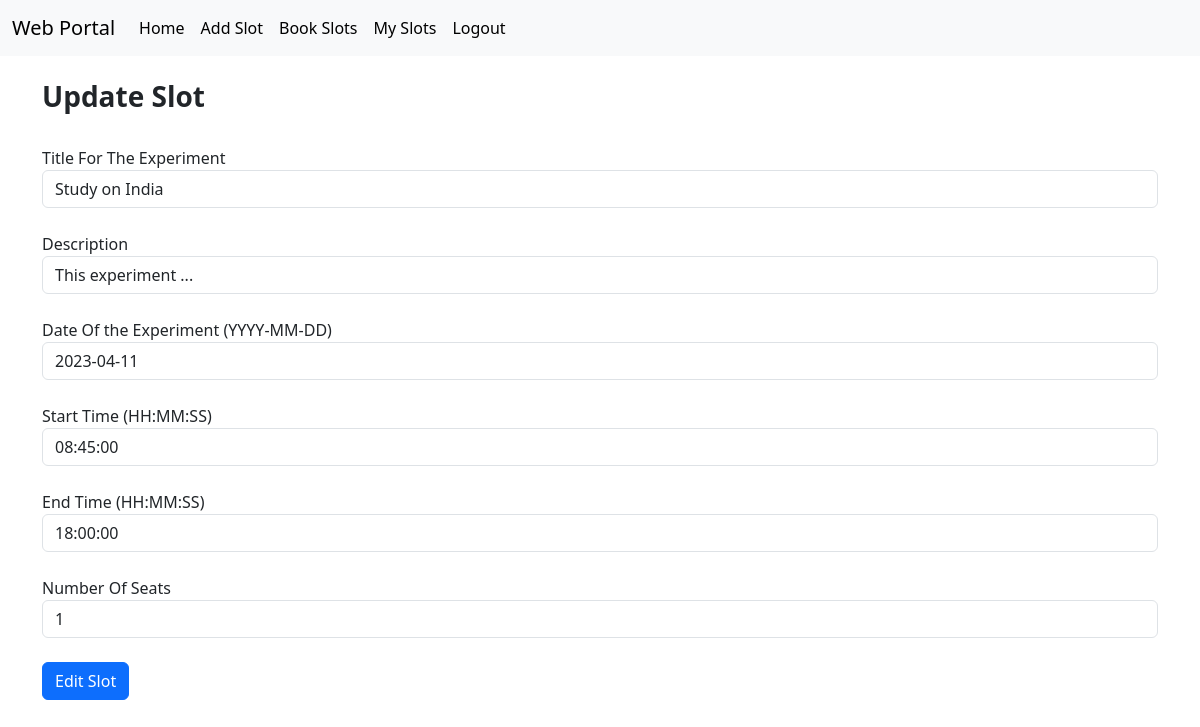
/updateSlot/12 (signed in), run on the app's committed database.
### App/models.py (models this page shows)
class Slot(models.Model):
    exptTitle = models.CharField(max_length = 50)
    exptDesc = models.CharField(max_length = 100)
    exptDate = models.DateField()
    numberOfSeats = models.IntegerField()
    startTime = models.TimeField()
    endTime = models.TimeField()
    candidateList = models.ManyToManyField(
        User,
        through="Order",
        through_fields=("slot", "candidate"),
    )

### App/views.py (the view, shortened to what this page needs)
# urls.py: path('updateSlot/<int:pk>', views.updateSlot, name='updateSlot'),
@login_required(login_url='login')
def updateSlot(request, pk):
    slot =  get_object_or_404(Slot, id=pk)
    form = SlotForm(instance = slot)
    return render(request, "updateSlot.html", locals())

### templates/updateSlot.html (shortened to what this page needs)
{% extends 'base.html' %} {% block title %}Update {{slot.exptTitle}}{% endblock title %}
{% block body %}
{% if user.is_staff %}
<div class="container">
  <br/>
<h3><b> Update Slot</b></h3>
<form method="POST" action="#updateSlot/{{slot.id}}">
  <br/>
  <div class="form-group">
    <label for="exptTitle">Title For The Experiment</label><br />
    {{form.exptTitle}}
  </div>
  <br/>
  <div class="form-group">
    <label for="exptDesc"> Description </label><br />
    {{form.exptDesc}}
  </div>
  <br/>
  <div class="form-group">
    <label for="exptDate"> Date Of the Experiment (YYYY-MM-DD)</label><br />
    {{form.exptDate}}
  </div>
  <br/>
  <div class="form-group">
    <label for="startTime"> Start Time (HH:MM:SS)</label><br />
    {{form.startTime}}
  </div>
  <br/>
  <div class="form-group">
    <label for=""> End Time (HH:MM:SS)</label><br />
    {{form.endTime}}
  </div>
  <br/>
  <div class="form-group">
    <label for="numberOfSeats"> Number Of Seats </label><br />
    {{form.numberOfSeats}}
  </div>
  <br/>
  <button type="submit" class="btn btn-primary btn-block">Edit Slot</button>
</form>
</div>
{%endif%}
{%endblock body%}

### data on the page
Slot: exptTitle "Study on India", exptDesc "This experiment ...", exptDate "2023-04-11", startTime "08:45:00", endTime "18:00:00", numberOfSeats "1"
